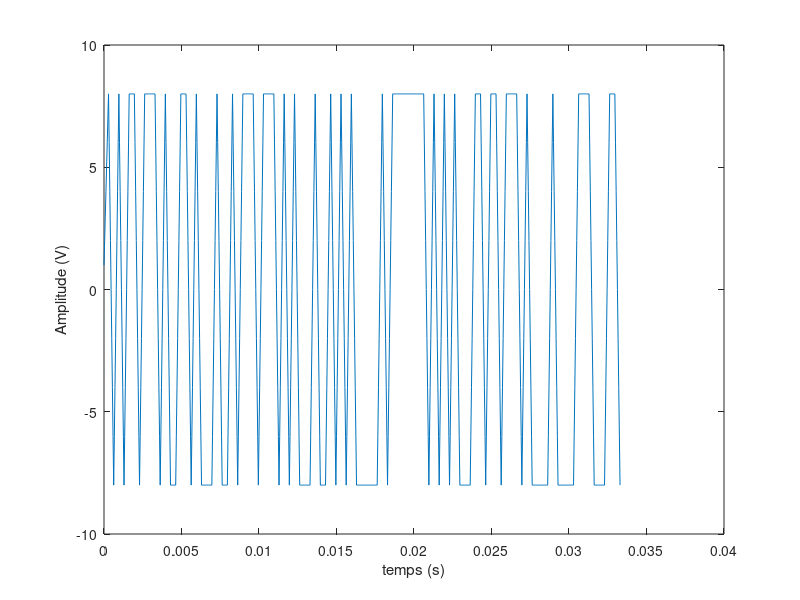
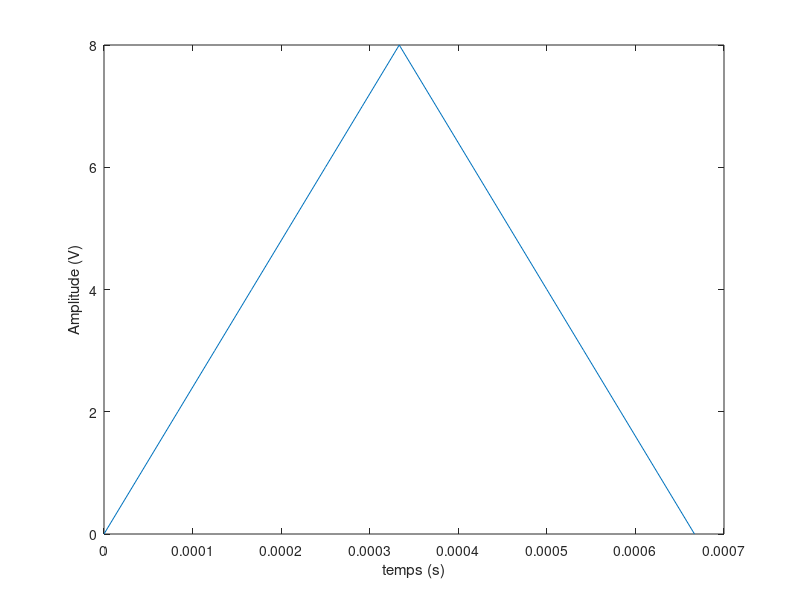
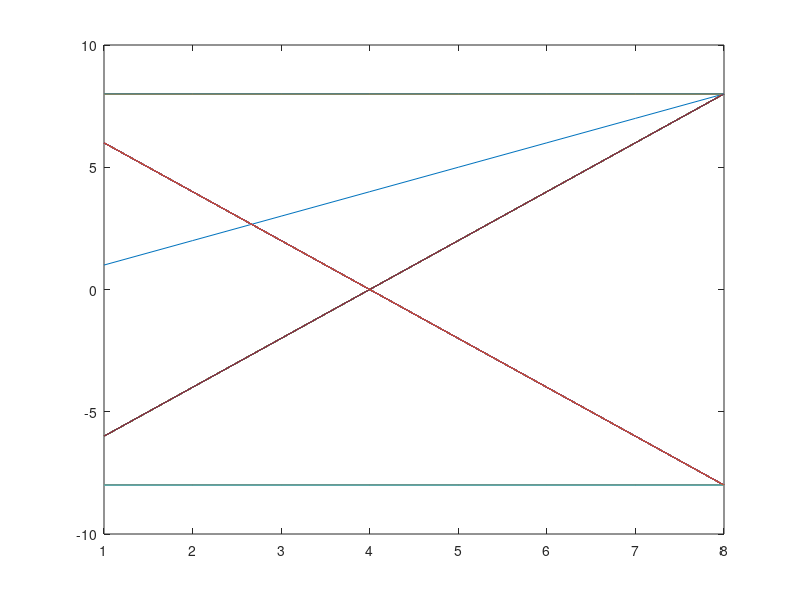
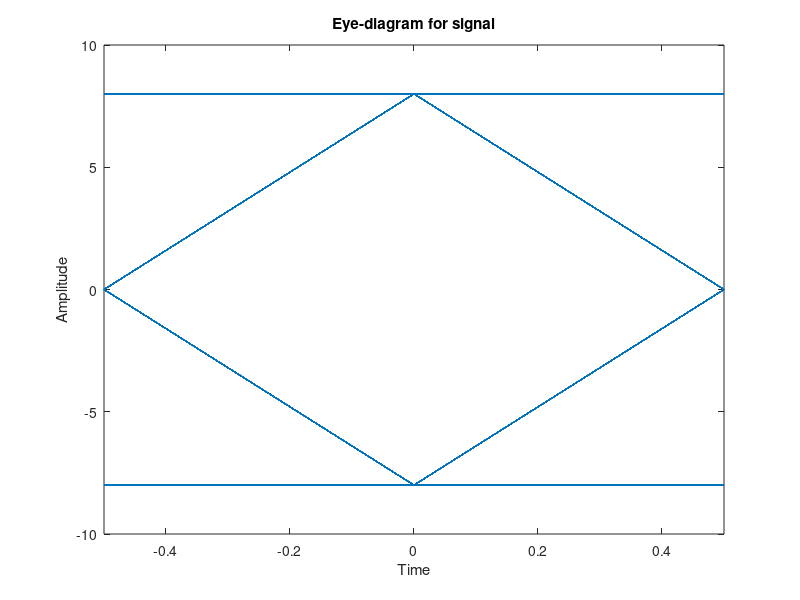

Write the MATLAB code that produced these figures, in order.
clc; close all; clear all;
%%%%%%%%%%%%%%%%%% Sequence 2
% clc; close all; clear all;
% Constantes
V = 1;
nbit = 100;
Fe = 24000;
Te = 1/Fe;
Rb = 3000;
Tb = 1/Rb;
Ns = Fe/Rb; % 8 ici
Ts = Ns*Te;

% Génération de bits
Tableau = randi([0,1],nbit,1);

%% 4.2)

% 1)
% Génération d'impulsions
Modulateur = (Tableau-0.5)*2;
Signal = [Modulateur' ; zeros(nbit,Ns-1)'];
Signal = Signal(:);

% Filtre de mise en forme
h = ones(Ns,1);
signal_filtre_e = filter(h,1,Signal);
% Réception
signal_filtre_s = filter(h,1,signal_filtre_e);

% 2)
Lt = 0:Te:(nbit*Ns-1)*Te;
plot(Lt,signal_filtre_s);
xlabel("temps (s)");
ylabel("Amplitude (V)");

% 3)
g = [0 ; conv(h,h) ; 0];
Lt = 0:Te:2*Ts;
figure,plot(Lt,g);
xlabel("temps (s)");
ylabel("Amplitude (V)");

% 4) 
% n0 = Ns = 8 ici c'est à dire au bout de t = Ts

% 5)
figure,plot(reshape(signal_filtre_s,Ns,length(signal_filtre_s)/Ns));
eyediagram(signal_filtre_s(Ns:end),Ns);

% 6)
% Oui on retrouve bien qu'à Ts on a toujours 1 ou -1 

% 7)
signal_sortie = signal_filtre_s(Ns:Ns:end,1);
Demodulateur = signal_sortie > 0;
Erreur = mean((Tableau - Demodulateur) ~= 0);
% = 0

% 8)
signal_sortie2 = signal_filtre_s(3:Ns:end,1);
Demodulateur2 = signal_sortie2 > 0;
Erreur2 = mean((Tableau - Demodulateur2) ~= 0);
% environ = 0.5

%% 4.3)
% 1)
% paramètres
Fc = 8000;
N = 81;
% 1.
hc = (2 * Fc/Fe) * sinc(2 * (Fc/Fe) * [-(N - 1)/2 : 1 : (N - 1)/2]);
newg = conv(hc, g);
newN = length(newg);
figure, plot([-(newN - 1)/2 : 1 : (newN - 1)/2],newg);

% 2.
Signal_decal = [Signal ; zeros((N+1)/2,1)];
signal_transmit = filter(newg,1,Signal_decal);
signal_transmit = signal_transmit((N+1)/2+1:end);
figure, plot(signal_transmit);
figure, plot(reshape(signal_transmit,Ns,length(signal_transmit)/Ns));

% 3.
n_fft = 512;
fft_g = abs(fft(g,n_fft));
fft_hc = abs(fft(hc,n_fft));
figure , semilogy(linspace(0, Fe, n_fft),fft_g)
hold on
semilogy(linspace(0, Fe, n_fft),fft_hc)
hold off
legend("|H(f)Hr(f)|", "|Hc(f)|")

% 4.
signal_sortie3 = signal_transmit(8:Ns:end,1);
Demodulateur3 = signal_sortie3 > 0;
Erreur3 = mean((Tableau - Demodulateur3) ~= 0); 

% 2)
% paramètres
Fc = 1000;
N = 81;
% 1.
hc = (2 * Fc/Fe) * sinc(2 * (Fc/Fe) * [-(N - 1)/2 : 1 : (N - 1)/2]);
newg = conv(hc, g);
newN = length(newg);
figure, plot([-(newN - 1)/2 : 1 : (newN - 1)/2],newg);

% 2.
Signal_decal = [Signal ; zeros((N+1)/2,1)];
signal_transmit = filter(newg,1,Signal_decal);
signal_transmit = signal_transmit((N+1)/2+1:end);
figure, plot(signal_transmit);
figure, plot(reshape(signal_transmit,Ns,length(signal_transmit)/Ns));

% 3.
n_fft = 512;
fft_g = abs(fft(g,n_fft));
fft_hc = abs(fft(hc,n_fft));
figure , semilogy(linspace(0, Fe, n_fft),fft_g)
hold on
semilogy(linspace(0, Fe, n_fft),fft_hc)
hold off
legend("|H(f)Hr(f)|", "|Hc(f)|")

% 4.
signal_sortie4 = signal_transmit(8:Ns:end,1);
Demodulateur4 = signal_sortie4 > 0;
Erreur4 = mean((Tableau - Demodulateur4) ~= 0);
% ~ 0.1 
% Fc trop petit, on garde la majorité de l'information mais on en perd
% quand meme une trop grande partie















